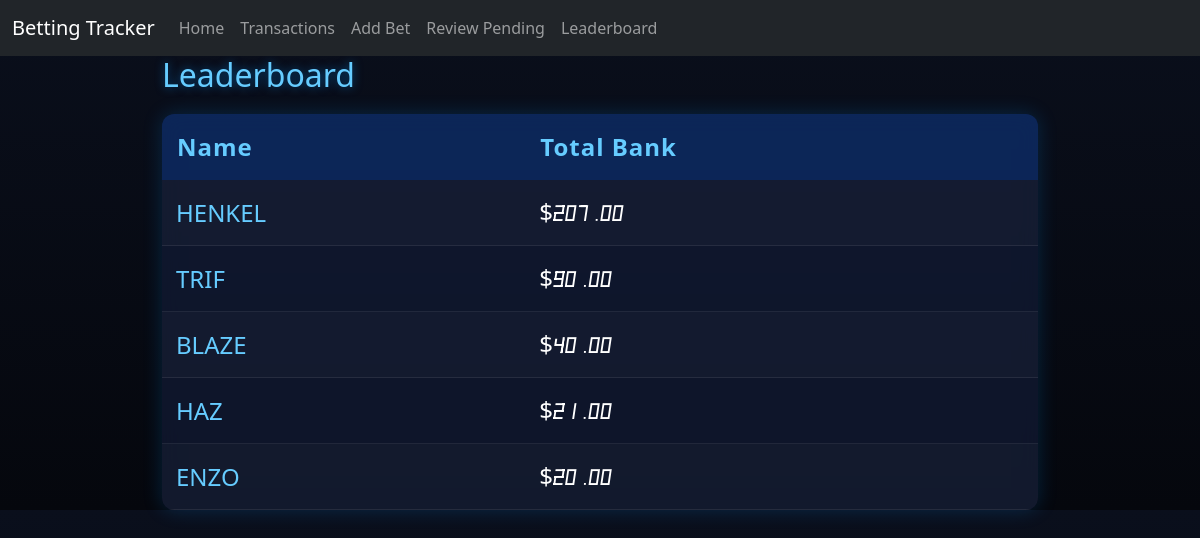
Before: / with the older database file.
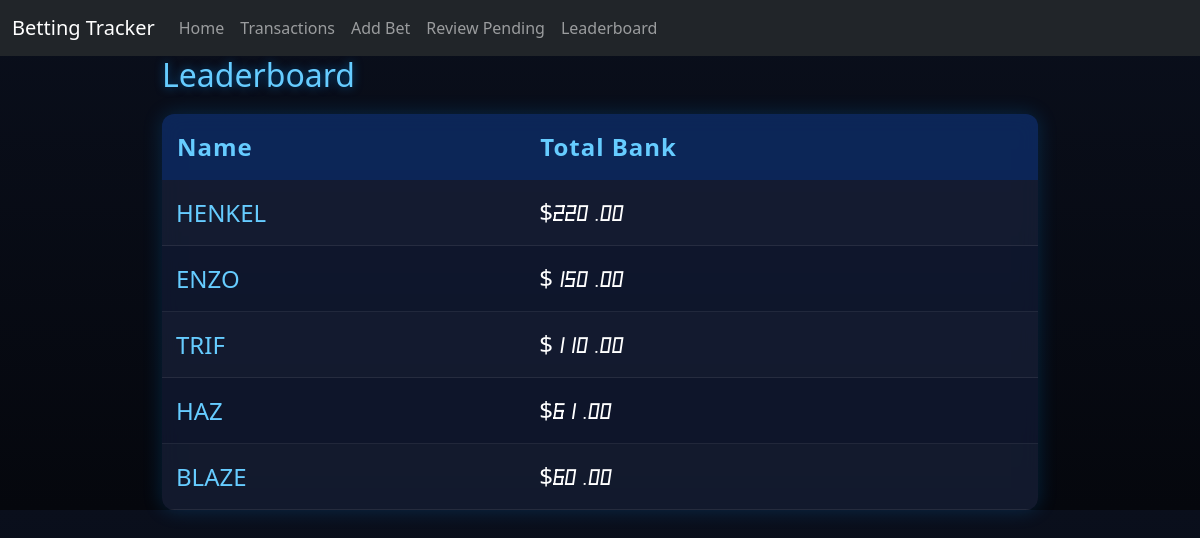
After: the same page with the newer database file.
### tables this page shows
CREATE TABLE Players (
                        ID INTEGER PRIMARY KEY AUTOINCREMENT,
                        Name TEXT,
                        BetsPlaced INTEGER,
                        SuccessRate REAL,
                        Bank REAL
                    );

### app.py (the view)
@app.route("/")
def index():
    db = get_db(DB)
    players = db.execute("SELECT * FROM Players").fetchall()
    print(players)
    totals = db.execute("""
        SELECT Players.ID, Name, Bank,
               COALESCE(SUM(AmountWon),0) as result,
               Bank + COALESCE(SUM(AmountWon),0) as total
        FROM Players
        LEFT JOIN Transactions ON Players.ID = Transactions.PlayerID
        GROUP BY Players.ID
        ORDER BY total DESC
    """).fetchall()
    return render_template("index.html", players=totals)

### app.py (called while the page is built)
def get_db(DB):
    try:
        db = sqlite3.connect(DB)
        return db
    except sqlite3.Error as e:
        print(f"Error opening database: {e}")
        return None

### templates/index.html
{% extends "base.html" %}
{% block content %}
<h2>Leaderboard</h2>
<table class="leaderboard-table">
    <tr>
        <th>Name</th>
        <th>Total Bank</th>
    </tr>
    {% for p in players %}
    <tr>
        <td>
            <a href="{{ url_for('player', id=p[0]) }}">
                {{ p[1] }}
            </a>
        </td>
        <td>$<span class="leaderboard-numbers">{{ "%.2f"|format(p[4]) }}</span></td>
    </tr>
    {% endfor %}
</table>
{% endblock %}

### templates/base.html (shortened to what this page needs)
<!DOCTYPE html>
<html lang="en">
<head>
<link href="https://cdn.jsdelivr.net/npm/bootstrap@5.3.0/dist/css/bootstrap.min.css" rel="stylesheet">
<link rel="stylesheet" href="https://cdn.jsdelivr.net/npm/bootstrap-icons@1.11.1/font/bootstrap-icons.css">
</head>
<body>
<nav class="navbar navbar-expand-lg navbar-dark bg-dark">
    <div class="container-fluid">
        <a class="navbar-brand" href="/">Betting Tracker</a>
    <div class="collapse navbar-collapse">
        <ul class="navbar-nav me-auto mb-2 mb-lg-0">
            <li class="nav-item">
                <a class="nav-link" href="/">Home</a>
            </li>
            <li class="nav-item">
                <a class="nav-link" href="/transactions">Transactions</a>
            </li>
            <li class="nav-item">
                <a class="nav-link" href="/add">Add Bet</a>
            </li>
            <li class="nav-item">
                <a class="nav-link" href="/review">Review Pending</a>
            </li>
            <li class="nav-item">
                <a class="nav-link" href="/leaderboard">Leaderboard</a>
            </li>
        </ul>
    </div>
</div>
</nav>
<div class="container">
    {% block content %}
    {% endblock %}
</div>
</body>
</html>

### templates/base.html (style rules this page uses)
body { background: linear-gradient(to bottom, #0a0f1c, #05070d); color: white; font-family: 'Segoe UI', Tahoma, Geneva, Verdana, sans-serif; }
.leaderboard-numbers { font-family: 'SportsType', sans-serif; }
.container { max-width: 900px; }
.leaderboard-table { width: 100%; border-collapse: collapse; background: rgba(20, 30, 60, 0.6); backdrop-filter: blur(10px); border-radius: 12px; overflow: hidden; box-shadow: 0 0 20px rgba(0, 150, 255, 0.2); font-size: 1.5em; }
.leaderboard-table th { text-align: left; padding: 15px; background: rgba(0, 100, 255, 0.2); color: #66ccff; font-weight: 600; letter-spacing: 1px; }
.leaderboard-table td { padding: 14px; border-bottom: 1px solid rgba(255, 255, 255, 0.08); }
.leaderboard-table a { color: #66ccff; text-decoration: none; }
.leaderboard-table tr:nth-child(even) { background: rgba(255, 255, 255, 0.02); }
h2 { margin-bottom: 20px; color: #66ccff; text-shadow: 0 0 10px rgba(0, 150, 255, 0.5); }

Changed rows visible on the page:
changed Players "HENKEL": p "207.00" → "220.00"
changed Players "ENZO": p "20.00" → "150.00"; moves up the list
changed Players "TRIF": p "90.00" → "110.00"
changed Players "HAZ": p "21.00" → "61.00"; moves down the list
changed Players "BLAZE": p "40.00" → "60.00"
